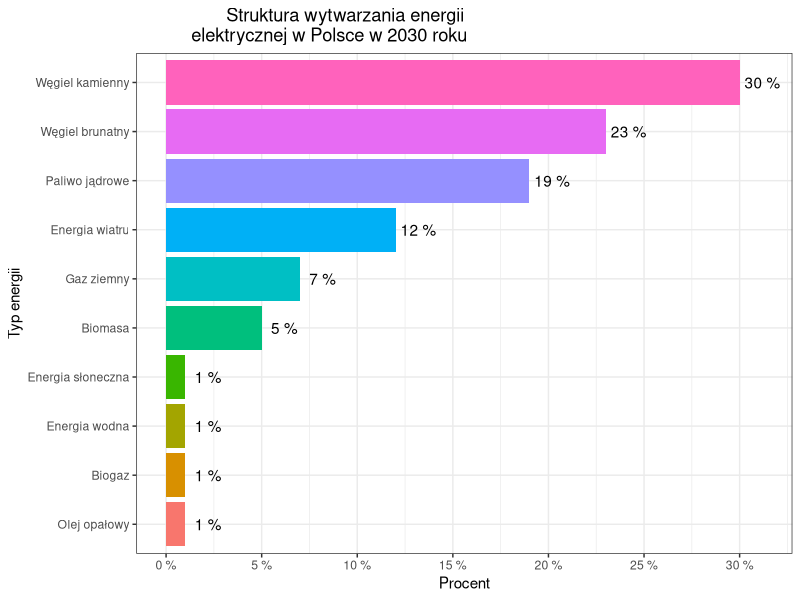

Recreate this plot in R.
## ---- chunk 1
knitr::opts_chunk$set(echo = TRUE)
pdf.options(encoding='ISOLatin2.enc')
## ---- chunk 2
library(ggplot2)

data_frame <- data.frame(
  "Typ_energii" =  c("Węgiel kamienny", "Węgiel brunatny","Gaz ziemny",
                     "Olej opałowy","Paliwo jądrowe","Biomasa","Biogaz",
                     "Energia wodna","Energia wiatru","Energia słoneczna"),
  "Procent" = c(30,23,7,1,19,5,1,1,12,1))

data_frame$Typ_energii <- factor(data_frame$Typ_energii,
                          levels = data_frame$Typ_energii[order(data_frame$Procent)])

ggplot(data_frame, aes(x = Procent,y = Typ_energii,fill = Typ_energii)) +
      geom_col() +
      scale_color_brewer(palette="Dark2") +
      labs(title = "                  Struktura wytwarzania energii
           elektrycznej w Polsce w 2030 roku", x = "Procent",y = "Typ energii")+
      scale_x_continuous(labels = paste(seq(from = 0, to = 30, by = 5),"%"),
                         breaks = seq(from = 0, to = 30, by = 5))+
      geom_text(aes(label = paste(factor(Procent),"%")),nudge_x = 1.2) +
      theme_bw()+
      theme(legend.position = "none") 
